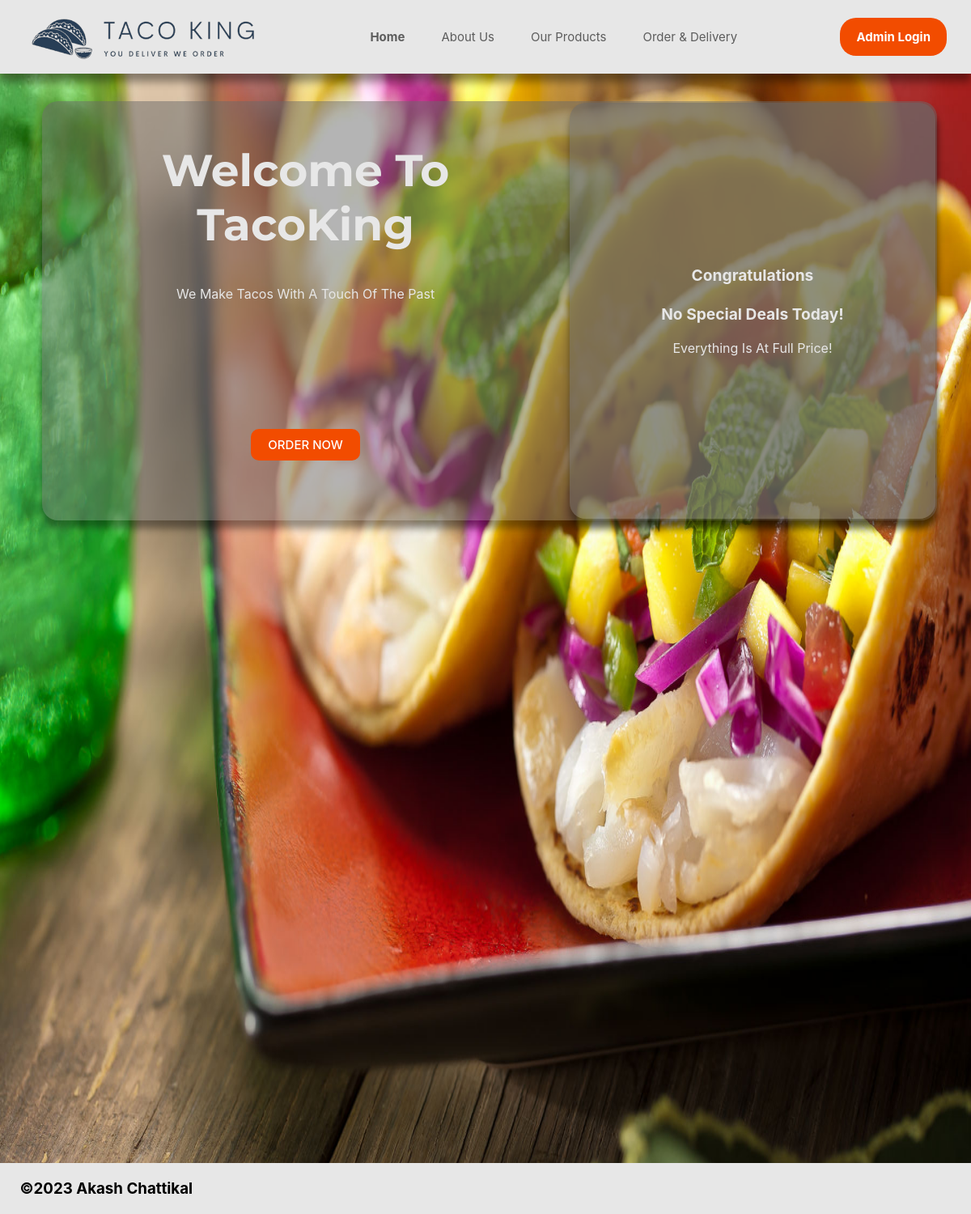
Before: / with the older database file.
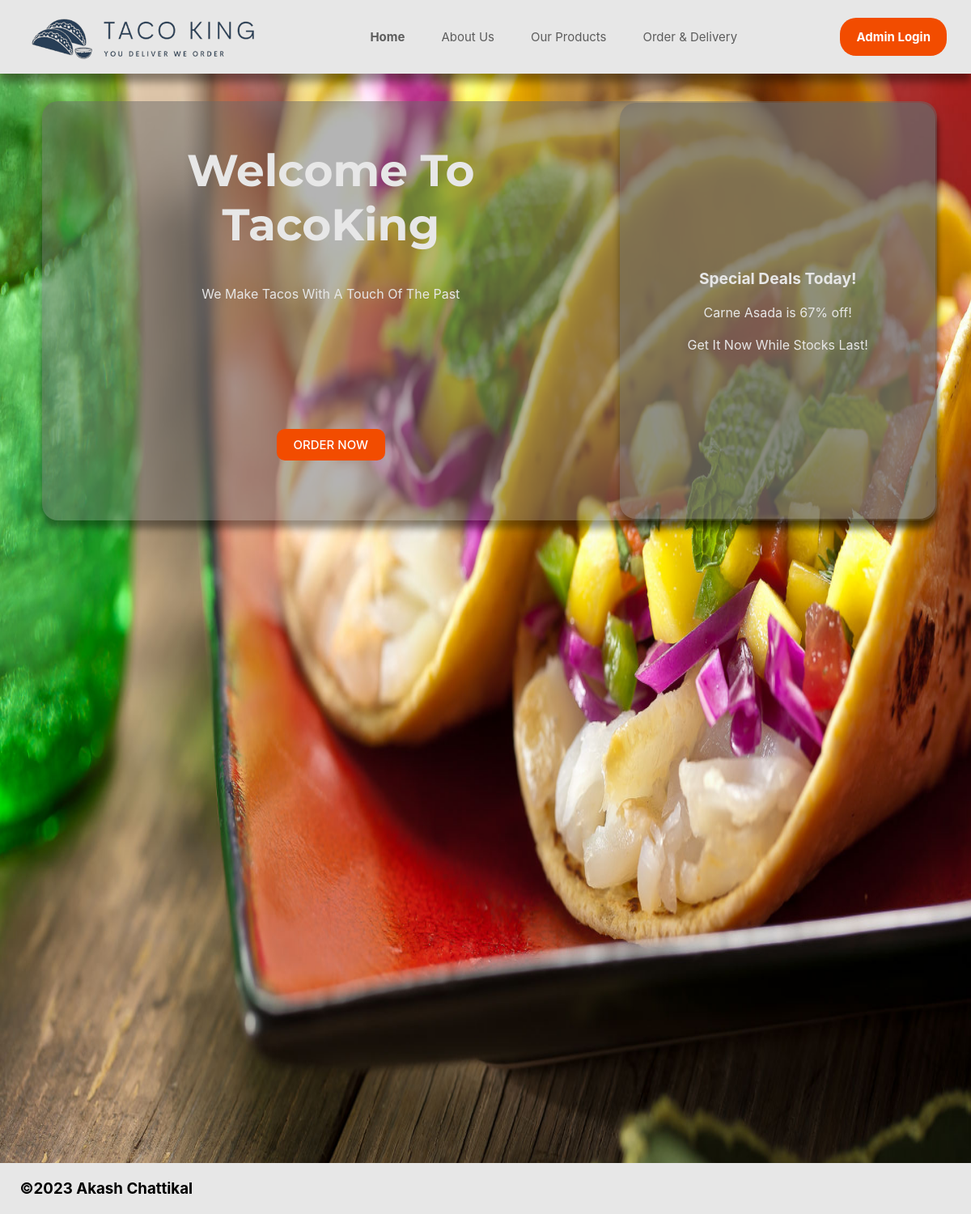
After: the same page with the newer database file.
### tables this page shows
CREATE TABLE Taco_Types (id INTEGER PRIMARY KEY AUTOINCREMENT, photo TEXT, name TEXT, tortilla INTEGER REFERENCES Tortilla (id), description TEXT, price TEXT, discount_price TEXT, location INTEGER REFERENCES Locations (id));

### routes.py (the view)
@app.route("/")
def home():
    update_prices()
    deal_list = []
    deals = select_database("SELECT * FROM Deals WHERE percentage>0;", None, 1)
    if deals:
        for deal in deals:
            percent = deal[1]
            taco_name = select_database("SELECT name FROM Taco_Types WHERE id=?;", (deal[0],), 2)
            deal_list.append((taco_name[0], percent))
    else:
        deal_list = None
    return render_template("home.html", title="Home", deals=deal_list)

### routes.py (called while the page is built)
def select_database(statement, id, mode):
    conn = sqlite3.connect("tacoshop.db")
    cur = conn.cursor()
    if id is None:
        cur.execute(statement)
    else:
        cur.execute(statement, id)
    if mode == 1:
        results = cur.fetchall()
    else:
        results = cur.fetchone()
    return results

def commit_database(statement, id):
    conn = sqlite3.connect("tacoshop.db")
    cur = conn.cursor()
    if id is None:
        cur.execute(statement)
    else:
        cur.execute(statement, id)
    conn.commit()

def update_prices():
    taco_deals = select_database("SELECT * FROM Deals;", None, 1)
    if taco_deals:
        for taco in taco_deals:
            taco_id = taco[0]
            percentage = taco[1]
            taco_price = select_database("SELECT price FROM Taco_Types WHERE id=?;", (taco_id,), 2)
            taco_price = taco_price[0].split(" ")[0]
            new_price = round(int(taco_price)*(1-int(percentage)/100))
            new_price = "%s Gold Coins" % (str(new_price),)
            sql_statement = "UPDATE Taco_Types SET discount_price='%s' WHERE id=?;" % (new_price,)
            commit_database(sql_statement, (taco_id,))
    else:
        abort(404)

### templates/home.html
{% extends "layout.html" %}
{% block content %}
<body class="home">
    <table class="table_bg table-w_93 shadow rounded">
        <tr>
            <th><h1 class="title">Welcome To <br>TacoKing</h1></th>
            <td rowspan="6" class="section norm_td shadow rounded">
                {% if deals != None %}
                    <h2>Special Deals Today!</h2><br>
                    {% for deal in deals %}
                    {% if deal[1] != 0 %}
                    <p>{{deal[0]}} is {{deal[1]}}% off!</p><br>
                    {% endif %}
                    {% endfor %}
                    <p>Get It Now While Stocks Last!</p>
                {% else %}
                    <h2>Congratulations<br><br>No Special Deals Today!</h2><br>
                    <p>Everything Is At Full Price!</p>
                {% endif %}
            </td>
        </tr>
        <tr>
            <td class="td_center" >We Make Tacos With A Touch Of The Past </td>
        </tr>
        <tr>
            <td class="td_center">&nbsp;</td>
        </tr>
        <tr>
            <td class="td_center">&nbsp;</td>
        </tr>
        <tr>
            <td class="td_center"><a href = "/order" class="start">ORDER NOW</a></td>
        </tr>
        <tr>
            <td class="td_center">&nbsp;</td>
        </tr>
    </table>
</body>
{% endblock %}

Changed rows visible on the page:
now on this page (row edited): Taco_Types: name "Carne Asada", deal "67"
Other visible differences:
text no longer shown: "Congratulations No Special Deals Today! Everything Is At Full Price!"
text now shown: "Special Deals Today! Get It Now While Stocks Last!"
